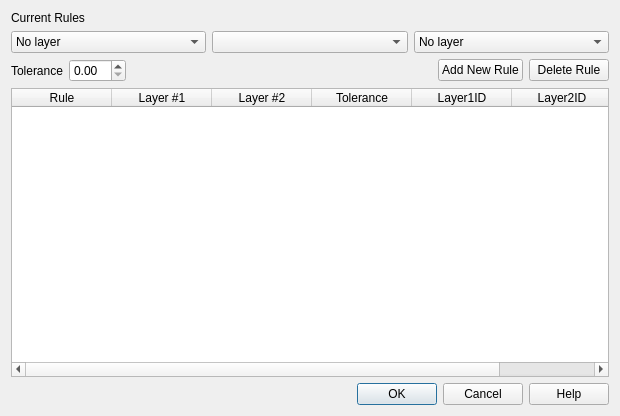
<?xml version="1.0" encoding="UTF-8"?>
<ui version="4.0">
 <class>rulesDialog</class>
 <widget class="QDialog" name="rulesDialog">
  <property name="geometry">
   <rect>
    <x>0</x>
    <y>0</y>
    <width>620</width>
    <height>416</height>
   </rect>
  </property>
  <property name="windowTitle">
   <string>Topology Rule Settings</string>
  </property>
  <layout class="QGridLayout" name="gridLayout">
   <item row="0" column="0">
    <widget class="QLabel" name="label">
     <property name="text">
      <string>Current Rules</string>
     </property>
    </widget>
   </item>
   <item row="1" column="0" colspan="2">
    <layout class="QHBoxLayout" name="horizontalLayout">
     <item>
      <widget class="QComboBox" name="mLayer1Box">
       <property name="sizeAdjustPolicy">
        <enum>QComboBox::AdjustToContents</enum>
       </property>
       <item>
        <property name="text">
         <string>No layer</string>
        </property>
       </item>
      </widget>
     </item>
     <item>
      <widget class="QComboBox" name="mRuleBox">
       <property name="sizeAdjustPolicy">
        <enum>QComboBox::AdjustToContents</enum>
       </property>
      </widget>
     </item>
     <item>
      <widget class="QComboBox" name="mLayer2Box">
       <property name="sizeAdjustPolicy">
        <enum>QComboBox::AdjustToContents</enum>
       </property>
       <item>
        <property name="text">
         <string>No layer</string>
        </property>
       </item>
      </widget>
     </item>
    </layout>
   </item>
   <item row="2" column="0" colspan="2">
    <layout class="QHBoxLayout" name="horizontalLayout_5">
     <item>
      <layout class="QHBoxLayout" name="horizontalLayout_3">
       <item>
        <widget class="QLabel" name="mToleranceLabel">
         <property name="text">
          <string>Tolerance</string>
         </property>
        </widget>
       </item>
       <item>
        <widget class="QDoubleSpinBox" name="mToleranceBox"/>
       </item>
      </layout>
     </item>
     <item>
      <spacer name="horizontalSpacer_2">
       <property name="orientation">
        <enum>Qt::Horizontal</enum>
       </property>
       <property name="sizeHint" stdset="0">
        <size>
         <width>40</width>
         <height>20</height>
        </size>
       </property>
      </spacer>
     </item>
     <item>
      <layout class="QHBoxLayout" name="horizontalLayout_4">
       <item>
        <widget class="QPushButton" name="mAddTestButton">
         <property name="text">
          <string>Add New Rule</string>
         </property>
        </widget>
       </item>
       <item>
        <widget class="QPushButton" name="mDeleteTestButton">
         <property name="text">
          <string>Delete Rule</string>
         </property>
        </widget>
       </item>
      </layout>
     </item>
    </layout>
   </item>
   <item row="3" column="0" colspan="2">
    <widget class="QTableWidget" name="mRulesTable">
     <column>
      <property name="text">
       <string>Rule</string>
      </property>
     </column>
     <column>
      <property name="text">
       <string>Layer #1</string>
      </property>
     </column>
     <column>
      <property name="text">
       <string>Layer #2</string>
      </property>
     </column>
     <column>
      <property name="text">
       <string>Tolerance</string>
      </property>
     </column>
     <column>
      <property name="text">
       <string>Layer1ID</string>
      </property>
     </column>
     <column>
      <property name="text">
       <string>Layer2ID</string>
      </property>
     </column>
    </widget>
   </item>
   <item row="4" column="0" colspan="2">
    <widget class="QDialogButtonBox" name="buttonBox">
     <property name="orientation">
      <enum>Qt::Horizontal</enum>
     </property>
     <property name="standardButtons">
      <set>QDialogButtonBox::Cancel|QDialogButtonBox::Help|QDialogButtonBox::Ok</set>
     </property>
    </widget>
   </item>
  </layout>
 </widget>
 <resources/>
 <connections>
  <connection>
   <sender>buttonBox</sender>
   <signal>accepted()</signal>
   <receiver>rulesDialog</receiver>
   <slot>accept()</slot>
   <hints>
    <hint type="sourcelabel">
     <x>506</x>
     <y>369</y>
    </hint>
    <hint type="destinationlabel">
     <x>289</x>
     <y>194</y>
    </hint>
   </hints>
  </connection>
  <connection>
   <sender>buttonBox</sender>
   <signal>rejected()</signal>
   <receiver>rulesDialog</receiver>
   <slot>reject()</slot>
   <hints>
    <hint type="sourcelabel">
     <x>506</x>
     <y>369</y>
    </hint>
    <hint type="destinationlabel">
     <x>289</x>
     <y>194</y>
    </hint>
   </hints>
  </connection>
 </connections>
</ui>
